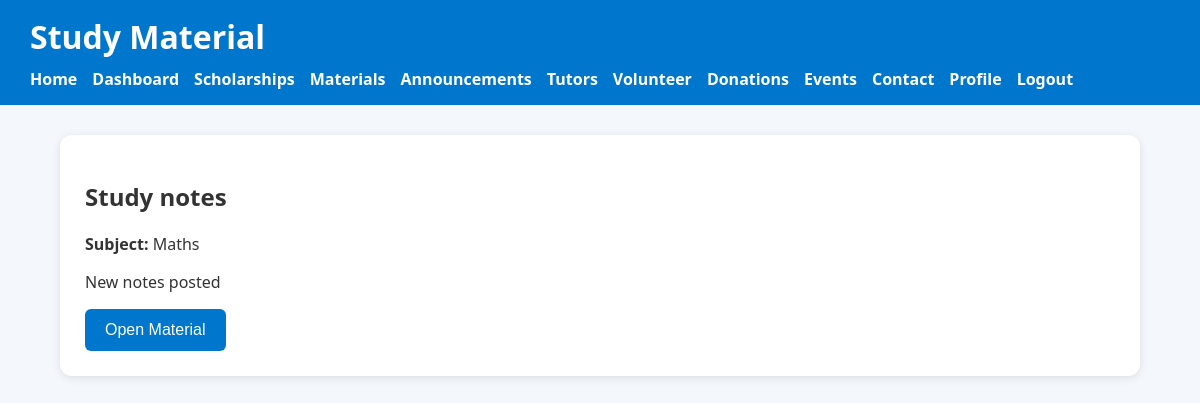
The app's page /materials.php (signed in) with its own data.
### tables this page shows
CREATE TABLE `materials` (
  `id` int(11) NOT NULL,
  `title` varchar(255) NOT NULL,
  `subject` varchar(100) NOT NULL,
  `description` text DEFAULT NULL,
  `link` varchar(255) DEFAULT NULL
);

### materials.php (the view, shortened to what this page needs)
<?php
include("db.php");
$result=mysqli_query(
$conn,
"SELECT * FROM materials"
);
?>
<!DOCTYPE html>
<html>
<head>
<link rel="stylesheet" href="style.css">
</head>
<body>
<header>
<h1>Study Material</h1>
<nav>
<a href="index.php">Home</a>
<a href="dashboard.php">Dashboard</a>
<a href="scholarships.php">Scholarships</a>
<a href="materials.php">Materials</a>
<a href="announcements.php">Announcements</a>
<a href="tutors.php">Tutors</a>
<a href="volunteer.php">Volunteer</a>
<a href="donations.php">Donations</a>
<a href="events.php">Events</a>
<a href="contact.php">Contact</a>
<a href="profile.php">Profile</a>
<a href="logout.php">Logout</a>
</nav>
</header>
<div class="container">
<?php
while($row=mysqli_fetch_assoc($result)){
?>
<div class="card">
<h2>
<?php echo $row['title']; ?>
</h2>
<p>
<b>Subject:</b>
<?php echo $row['subject']; ?>
</p>
<p>
<?php echo $row['description']; ?>
</p>
<?php
if($row['link']!=""){
?>
<a
href="<?php echo $row['link']; ?>"
target="_blank">
<button>
Open Material
</button>
</a>
<?php
}
?>
</div>
<br>
<?php
}
?>
</div>
</body>
</html>

### style.css (style rules this page uses)
body { margin:0; font-family:Segoe UI, Arial, sans-serif; background:#f4f8fc; color:#333; }
header { background:#0077CC; color:white; padding:15px 30px; }
header h1 { margin:0; }
nav { margin-top:10px; display:flex; flex-wrap:wrap; gap:15px; }
nav a { color:white; text-decoration:none; font-weight:bold; }
.container { width:90%; max-width:1100px; margin:auto; padding:30px 0; }
.card { background:white; padding:25px; border-radius:12px; box-shadow:0 2px 10px rgba(0,0,0,0.1); transition:.3s; margin-bottom:20px; }
button { padding:12px 20px; background:#0077CC; color:white; border:none; border-radius:6px; cursor:pointer; font-size:16px; transition:.3s; }

### records on screen
materials: title "Study notes", subject "Maths", description "New notes posted"
